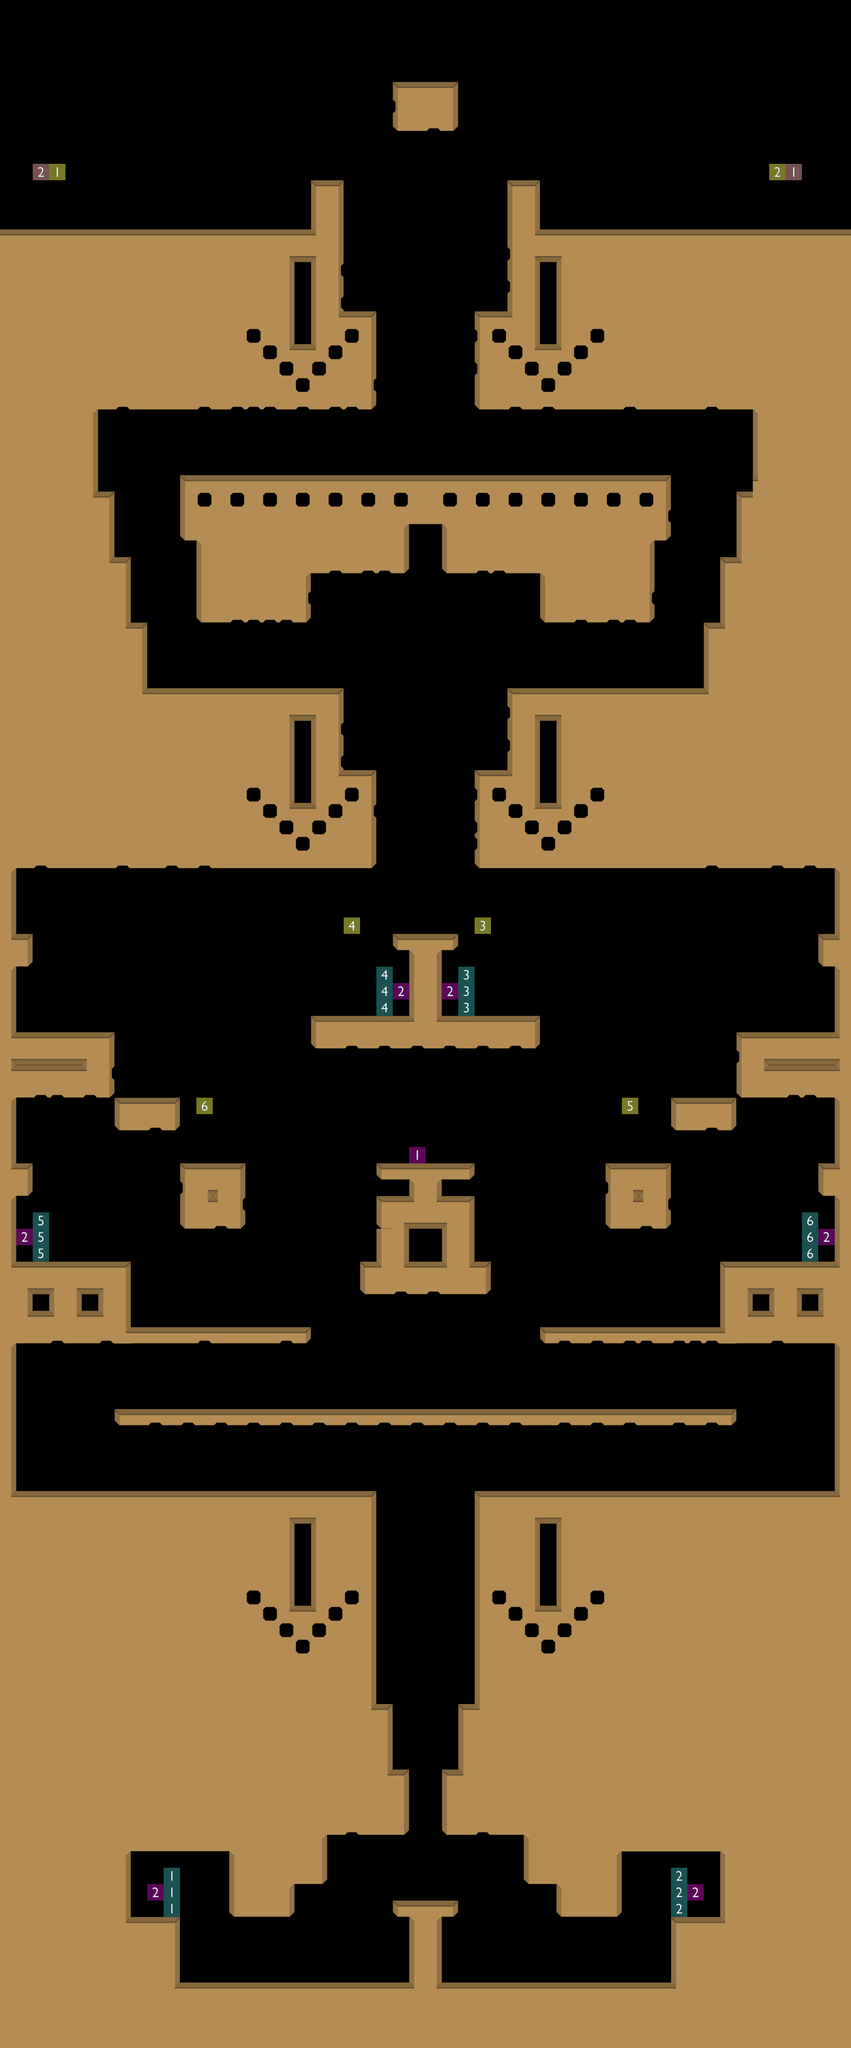

A 2D game scene composited from a Tiled map and its tileset images. What follows is a short description and the map's XML, with each tile layer's data collapsed to a summary:
An orthogonal 52x125 tile map with 32x32 px tiles, 4 tile layers (Hintergrund Deko, Kollisionsebene, Vordergrund Deko, Logik Layer), 2 tilesets.

<map version="1.0" orientation="orthogonal" width="52" height="125" tilewidth="32" tileheight="32">
 <tileset firstgid="1" name="elemente_level_compact" tilewidth="32" tileheight="32">
  <image source="elemente_level_compact.png" trans="ff00ff" />
 </tileset>
 <tileset firstgid="73" name="Logik" tilewidth="32" tileheight="32">
  <image source="numbers.png" />
 </tileset>
 <layer name="Hintergrund Deko" width="52" height="125">
  <data>[6500 cells, 0 non-empty, 0 distinct tile ids]</data>
 </layer>
 <layer name="Kollisionsebene" width="52" height="125">
  <data>[6500 cells, 3302 non-empty, 63 distinct tile ids]</data>
 </layer>
 <layer name="Vordergrund Deko" width="52" height="125">
  <data>[6500 cells, 0 non-empty, 0 distinct tile ids]</data>
 </layer>
 <layer name="Logik Layer" width="52" height="125">
  <data>[6500 cells, 33 non-empty, 16 distinct tile ids]</data>
 </layer>
</map>
